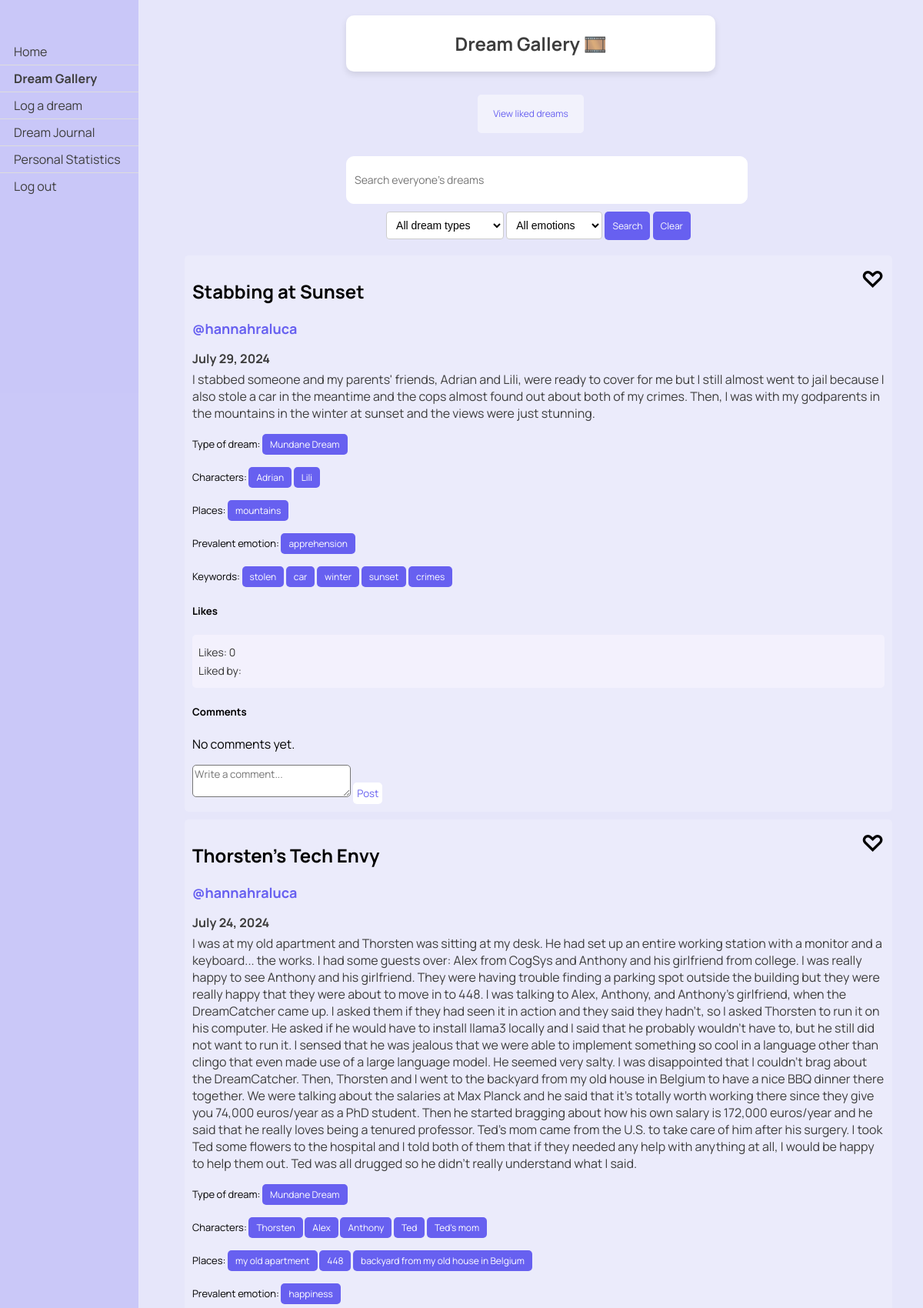
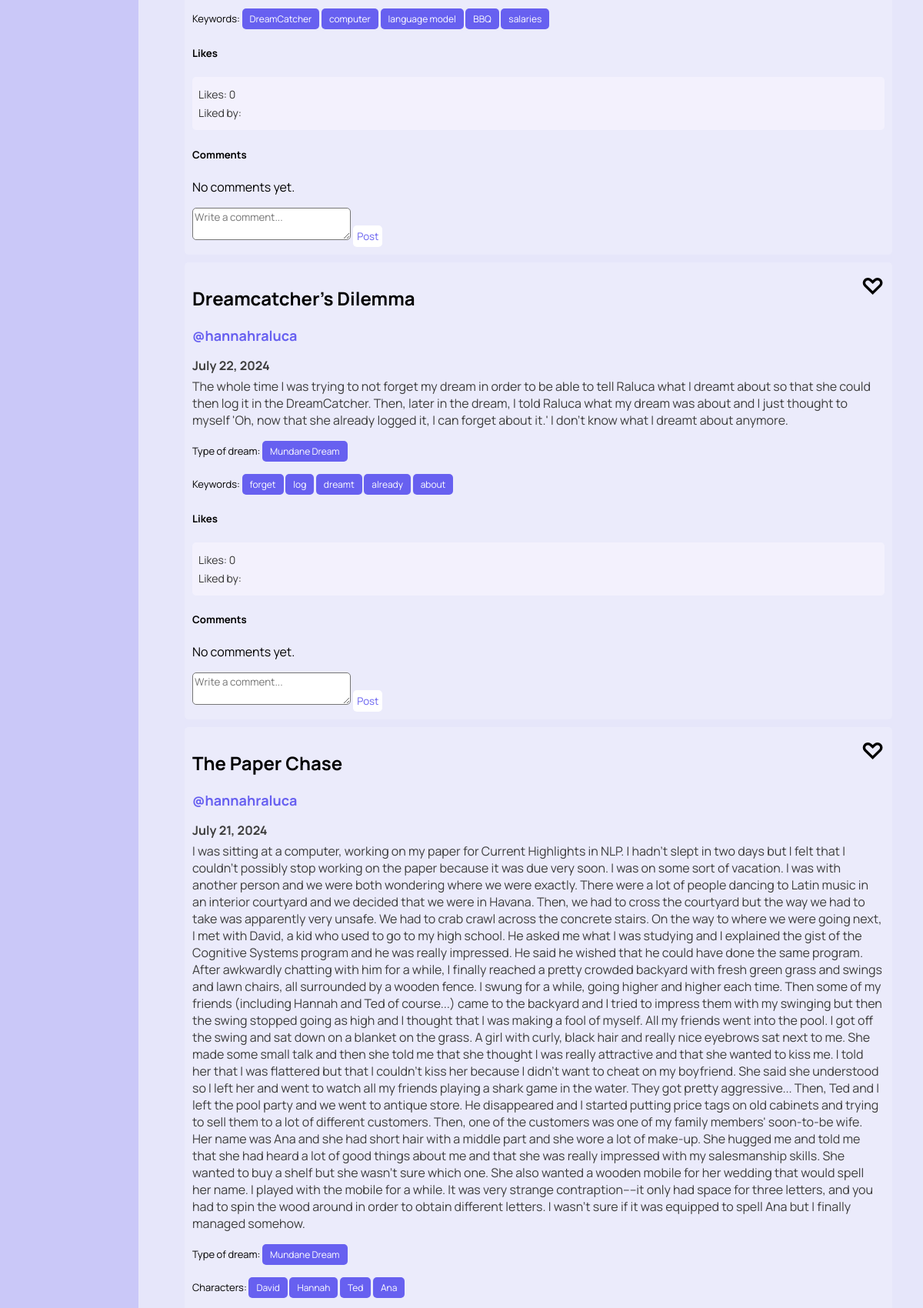
The page /dreams/users/hannahraluca/ (upper part) on the database its author committed (2 pictures, top to bottom).
### dreams/models.py (models this page shows, shortened)
class Dream(models.Model):
    classification_options = [
        ('0', 'Nightmare'),
        ('1', 'Mundane Dream'),
        ('2', 'Lucid Dream'),
        ('3', 'Existential Dream'),
    ]
    user = models.ForeignKey(User, on_delete=models.CASCADE)
    date = models.DateField()
    time = models.TimeField(default=timezone.now)
    content = models.TextField()
    shared = models.BooleanField(default=False)
    anon = models.BooleanField(default=False)
    processed = models.BooleanField(default=False)
    is_favorite = models.BooleanField(default=False)
    keywords = models.JSONField(default=list, blank=True)
    classification = models.CharField(max_length=1, choices=classification_options, blank=True, null=True, default='')
    characters = models.JSONField(default=list, blank=True)
    places = models.JSONField(default=list, blank=True)
    emotion = models.CharField(max_length=20, blank=True)
    emotion_options = ['anger', 'apprehension', 'sadness', 'confusion', 'happiness', '']
    optional_titles = models.JSONField(default=list, blank=True)
    title = models.TextField(blank=True)
    User.add_to_class('is_new', models.BooleanField(default=True))
    def likes_count(self):
        return self.likes.count()
    def liked_users(self):
        return [like.user for like in self.likes.all()]
    def classification_string(self):
        return dict(self.classification_options).get(self.classification, "No classification")

### dreams/views.py (the view)
# urls.py: path('users/<str:username>/', views.view_users_dreams, name='view_users_dreams'),
def view_users_dreams(request, username):
    user = get_object_or_404(User, username=username)
    query = request.GET.get('q', '')
    dreams = Dream.objects.filter(shared=True, user=user, anon=False)
    class_query = request.GET.get('classification', '')
    emotion_query = request.GET.get('emotion', '')
    keyword_query = request.GET.get('keyword', '')
    character_query = request.GET.get('character', '')
    place_query = request.GET.get('place', '')
    if query:
        regex_pattern = r'\b({}|{}s?|{}\'s?)\b'.format(re.escape(query), re.escape(query),
                                                       re.escape(query))
        dreams = dreams.filter(Q(content__iregex=regex_pattern))
    if class_query:
        dreams = dreams.filter(classification=class_query)
    if emotion_query:
        dreams = dreams.filter(emotion=emotion_query)
    if keyword_query:
        dreams = dreams.filter(Q(keywords__iregex=r'\b{}\b'.format(re.escape(keyword_query))))
    if character_query:
        dreams = dreams.filter(Q(characters__iregex=r'\b{}\b'.format(re.escape(character_query))))
    if place_query:
        dreams = dreams.filter(Q(places__iregex=r'\b{}\b'.format(re.escape(place_query))))
    context = {
        'dreams': dreams,
        'user': user,
        'query': query,
        'class_query': class_query,
        'keyword_query': keyword_query,
        'character_query': character_query,
        'place_query': place_query,
        'emotion_query': emotion_query,
    }
    return render(request, 'dreams/gallery.html', context)

### dreams/templatetags/highlight.py (called while the page is built)
@register.filter(name='highlight')
def highlight(text, search):
    pattern = re.compile(
        r'\b{}\b'.format(re.escape(search)),
        re.IGNORECASE
    )
    highlighted_text = pattern.sub(lambda m: f'<span class="highlight">{m.group()}</span>', text)
    return highlighted_text

### dreams/templates/dreams/gallery.html (shortened to what this page needs)
{% load static %}
{% load highlight %}
<!DOCTYPE html>
<html>
<head>
    <link rel="stylesheet" type="text/css" href="{% static 'css/styles.css' %}">
</head>
<body>
    <div class="header">
        <h2>Dream Gallery 🎞️</h2>
    </div>
    <div class="sidenav">
        <a href="/">Home</a>
        <a href="{% url 'dreams:gallery' %}"><b>Dream Gallery</b></a>
        <a href="{% url 'dreams:log_dream' %}">Log a dream</a>
        <a href="{% url 'dreams:dream_journal' %}">Dream Journal</a>
        <a href="{% url 'dreams:personal_statistics' %}">Personal Statistics</a>
        <a href="{% url 'logout' %}">Log out</a>
    </div>
    <div class="button-container">
        <div>
            {% if is_liked_view %}
                <a href="{% url 'dreams:gallery' %}" class="button">View all dreams</a>
            {% else %}
                <a href="{% url 'dreams:view_liked' %}" class="button">View liked dreams</a>
            {% endif %}
        </div>
    </div>
    <div class="container">
        <form class="search-form" method="get" action="{% url 'dreams:gallery' %}">
            <input id="searchInput" type="text" name="q" placeholder="Search everyone's dreams" value="{{ query }}">
            <select id="classification" name="classification">
                <option value="">All dream types</option>
            </select>
            <select id="emotion" name="emotion">
                <option value="">All emotions</option>
            </select>
            <button type="submit">Search</button>
            <button type="button" onclick="clearSearch()">Clear</button>
        </form>
    </div>
    <div class="dreams">
        {% if dreams %}
            {% for dream in dreams|dictsortreversed:"date" %}
                {% if dream.shared %}
                    {% if not query or query|lower in dream.content|lower %}
                        <div class="dream">
                            {% if dream.title %}
                            <h2 class="dream-title">{{ dream.title }}</h2>
                            {% endif %}
                            {% if not dream.anon %}
                                <h2 class="dream-user">
                                    <a href="{% url 'dreams:view_users_dreams' dream.user.username %}" style="text-decoration: none; color: inherit;">
                                        @{{ dream.user.username }}
                                    </a>
                                </h2>
                            {% endif %}
                            <h3 class="dream-date">{{ dream.date }}</h3>
                            <p class="dream-content">
                                {% autoescape off %}
                                {{ dream.content|safe|highlight:query }}
                                {% endautoescape %}
                            </p>
                            <p class="class-form">
                                {% if dream.classification %}
                                    Type of dream:
                                    <form class="class-form" method="get" action="{% url 'dreams:gallery' %}">
                                        <button type="submit">{{ dream.classification_string }}</button>
                                    </form>
                                {% endif %}
                            </p>
                            <p class="class-form">
                                {% if dream.characters %}
                                    Characters:
                                    {% for character in dream.characters %}
                                        <form class="class-form" method="get" action="{% url 'dreams:gallery' %}">
                                            <button type="submit">{{ character }}</button>
                                        </form>
                                    {% endfor %}
                                {% endif %}
                            </p>
                            <p class="class-form">
                                {% if dream.places %}
                                    Places:
                                    {% for place in dream.places %}
                                        <form class="class-form" method="get" action="{% url 'dreams:gallery' %}">
                                            <button type="submit">{{ place }}</button>
                                        </form>
                                    {% endfor %}
                                {% endif %}
                            </p>
                            <p class="class-form">
                                {% if dream.emotion %}
                                    Prevalent emotion:
                                    <form class="class-form" method="get" action="{% url 'dreams:gallery' %}">
                                        <button type="submit">{{ dream.emotion }}</button>
                                    </form>
                                {% endif %}
                            </p>
                            <p class="keyword-form">
                                {%if dream.keywords%}
                                Keywords:
                                {%endif%}
                                {% for keyword in dream.keywords %}
                                    <form class="keyword-form" method="get" action="{% url 'dreams:gallery' %}">
                                        <button type="submit">{{ keyword }}</button>
                                    </form>
                                {% endfor %}
                            </p>
                            <h5>Likes</h5>
                            <div class="like-info">
                                <p>Likes: {{ dream.likes_count }}</p>
                                <p>Liked by:
                                </p>
                            </div>
                            <div class="menu">
                                <span class="icon">
                                    {% if dream.is_liked_by_user %}
                                        ♥
                                    {% else %}
                                        ♡
                                    {% endif %}
                                </span>
                            </div>
                            <div>
                                <h5>Comments</h5>
                                <div class="comment-section">
                                    {% for comment in dream.comments.all %}
                                        <div class="comment">
                                            <p><b><a href="{% url 'dreams:view_users_dreams' comment.author.username %}"
                                                     style="text-decoration: none; color: inherit;">
                                                    @{{ comment.author }}</a></h2></b> — {{ comment.created_date }} </p>
                                            <div class="comment-text">
                                                {{ comment.text }}
                                            </div>
                                            {% if comment.author == request.user or dream.user == request.user %}
                                                <form method="post" action="{% url 'dreams:delete_comment' comment.id %}">
                                                    {% csrf_token %}
                                                    <button type="submit" style="font-size: smaller; padding: 5px; width: auto; height: auto;">Delete</button>
                                                </form>
                                            {% endif %}
                                        </div>
                                    {% empty %}
                                        <p>No comments yet.</p>
                                    {% endfor %}
                                </div>
                                <div class="comment-container">
                                    <form method="post" action="{% url 'dreams:add_comment' dream.id %}">
                                        <textarea id="comment" name="text" rows="2" placeholder="Write a comment..." style="font-family: Manrope; width: 200px; border-radius: 5px;" required></textarea>
                                        <button type="submit" style="font-size: smaller; padding: 5px; width: auto; height: auto;">Post</button>
                                    </form>
                                </div>
                            </div>
                        </div>
                    {% endif %}
                {% endif %}
            {% endfor %}
        {% else %}
            <p>No liked dreams found.</p>
        {% endif %}
    </div>
</body>
</html>

### static/css/styles.css (style rules this page uses)
body { font-family: 'Manrope', -apple-system, BlinkMacSystemFont, "Segoe UI", Roboto, Oxygen-Sans, Ubuntu, Cantarell, "Helvetica Neue", sans-serif; margin: 0; padding: 0; background-color: #E6E6FA; }
.button, button { font-family: 'Manrope', sans-serif; background-color: white; color: rgba(103, 96, 240); text-decoration: none; padding: 10px 20px; border: none; border-radius: 5px; font-size: 18px; cursor: pointer; width: 200px; height: 50px; display: inline-flex; align-items: center; justify-content: center; transition: background-color 0.3s, color 0.3s; }

### dreams/templates/dreams/gallery.html (style rules this page uses)
body, html { margin: 0; padding: 0; width: 100%; height: 100%; font-family: 'Manrope', -apple-system, BlinkMacSystemFont, "Segoe UI", Roboto, Oxygen-Sans, Ubuntu, Cantarell, "Helvetica Neue", sans-serif; display: flex; flex-direction: column; justify-content: space-between; align-items: center; }
.header { background: #FFFFFF; color: #3D3D3D; border-radius: 10px; box-shadow: 0 4px 8px rgba(0, 0, 0, 0.1); width: 40%; text-align: center; margin-top: 20px; margin-left: 180px; z-index: 2; position: relative; }
.sidenav { height: 100%; width: 180px; position: fixed; z-index: 1; top: 0; left: 0; background-color: rgba(103, 96, 240, 0.224); overflow-x: hidden; padding-top: 50px; }
.sidenav a { padding: 6px 8px 6px 18px; text-decoration: none; font-size: 16px; color: #3D3D3D; display: block; border-bottom: 1px solid #ddd; }
.sidenav a:last-child { border-bottom: none; }
.container { display: flex; flex-direction: column; align-items: center; justify-content: flex-start; width: calc(100% - 200px); margin-left: 200px; margin-top: 30px; z-index: 1; max-width: 1200px; margin-left: 180px; margin: 0 auto; }
.search-form { text-align: center; width: 50%; margin-left: 200px; }
.search-form input[type="text"] { width: 100%; padding: 10px; font-size: 14px; border: 1px solid #ffffff; border-radius: 10px; height: 40px; margin-bottom: 10px; background-color: #ffffff; font-family: 'Manrope', sans-serif; }
.search-form button { padding: 10px 10px; font-size: 12px; width: auto; height: auto; cursor: pointer; background-color: rgba(103, 96, 240); color: white; border: none; border-radius: 5px; transition: background-color 0.3s; margin-bottom: 20px; font-family: 'Manrope', sans-serif; }
.keyword-form, .class-form { margin-bottom: 20px; text-align: center; width: 50%; font-size: 13px; display: inline; margin: 0 auto; }
.keyword-form button, .class-form button { padding: 5px 10px; width: auto; height: auto; font-size: 12px; cursor: pointer; background-color: rgba(103, 96, 240); color: white; border: none; border-radius: 5px; transition: background-color 0.3s; gap: 10px; font-family: 'Manrope', sans-serif; }
.dreams { width: 100%; max-width: 900px; margin-left: 180px; }
.dream { margin-bottom: 10px; padding: 10px; border-radius: 5px; background-color: rgba(255, 255, 255, 0.2); position: relative; width: 100%; }
.dream-date { font-size: 16px; font-weight: bold; margin-bottom: 5px; color: #3D3D3D; }
.dream-user { font-size: 18px; font-weight: bold; margin-bottom: 5px; color: rgba(103, 96, 240); }
.dream-content { font-size: 16px; margin-top: 5px; color: #3D3D3D; }
.menu { position: absolute; top: 10px; right: 10px; cursor: pointer; user-select: none; }
.menu .icon { font-size: 30px; font-weight: bold; }
.button { padding: 8px, 12px; width: auto; height: 30px; border: none; border-radius: 5px; background-color: rgba(255, 255, 255, 0.5); font-size: 12px; cursor: pointer; text-decoration: none; transition: background-color 0.3s; font-family: inherit; margin-left: 180px; margin-top: 30px; margin-bottom: 30px; letter-spacing: inherit; }
.like-info { margin-top: 10px; padding: 8px; background-color: #fcf9ff72; border-radius: 5px; }
.like-info p { margin: 5px 0; font-size: 14px; color: #333; }
.comment-container { align-content: start; }
#classification option { padding: 8px; font-size: 14px; color: rgba(103, 96, 240); }
#classification { padding: 8px; font-size: 14px; border: 1px solid #ccc; border-radius: 4px; background-color: white; color: black, cursor: pointer; }
#emotion option { padding: 8px; font-size: 14px; background-color: white; color: rgba(103, 96, 240); }
#emotion { padding: 8px; font-size: 14px; border: 1px solid #ccc; border-radius: 4px; background-color: white; cursor: pointer; }

### rows shown on the page
Dream: title "Stabbing at Sunset", user.username "hannahraluca", date "July 29, 2024", content|highlight "I stabbed someone and my parents ' friends , Adrian and Lili , were ready to cover for me but I still almost went to jail because I also stole a car in the meantime and the cops almost found out about both of my crimes . Then , I was with my godparents in the mountains in the winter at sunset and the views were just stunning .", classification_string "Mundane Dream", characters "Adrian" "Lili", places "mountains", emotion "apprehension", shows "Keywords:", keywords "stolen" "car" "winter" "sunset" "crimes", likes_count "0"
Dream: title "Thorsten's Tech Envy", user.username "hannahraluca", date "July 24, 2024", content|highlight "I was at my old apartment and Thorsten was sitting at my desk . He had set up an entire working station with a monitor and a keyboard ... the works . I had some guests over : Alex from CogSys and Anthony and his girlfriend from college . I was really happy to see Anthony and his girlfriend . They were having trouble finding a parking spot outside the building but they were really happy that they were about to move in to 448 . I was talking to Alex , Anthony , and Anthony ' s girlfriend , when the DreamCatcher came up . I asked them if they had seen it in action and they said they hadn ' t , so I asked Thorsten to run it on his computer . He asked if he would have to install llama3 locally…", classification_string "Mundane Dream", characters "Thorsten" "Alex" "Anthony" "Ted" "Ted's mom", places "my old apartment" "448" "backyard from my old house in Belgium", emotion "happiness", shows "Keywords:", keywords "DreamCatcher" "computer" "language model" "BBQ" "salaries", likes_count "0"
Dream: title "Dreamcatcher's Dilemma", user.username "hannahraluca", date "July 22, 2024", content|highlight "The whole time I was trying to not forget my dream in order to be able to tell Raluca what I dreamt about so that she could then log it in the DreamCatcher . Then , later in the dream , I told Raluca what my dream was about and I just thought to myself ' Oh , now that she already logged it , I can forget about it .' I don ’ t know what I dreamt about anymore .", classification_string "Mundane Dream", shows "Keywords:", keywords "forget" "log" "dreamt" "already" "about", likes_count "0"
Dream: title "The Paper Chase", user.username "hannahraluca", date "July 21, 2024", content|highlight "I was sitting at a computer , working on my paper for Current Highlights in NLP . I hadn ' t slept in two days but I felt that I couldn ' t possibly stop working on the paper because it was due very soon . I was on some sort of vacation . I was with another person and we were both wondering where we were exactly . There were a lot of people dancing to Latin music in an interior courtyard and we decided that we were in Havana . Then , we had to cross the courtyard but the way we had to take was apparently very unsafe . We had to crab crawl across the concrete stairs . On the way to where we were going next , I met with David , a kid who used to go to my high school . He asked me what I was…", classification_string "Mundane Dream", characters "David" "Hannah" "Ted" "Ana"
